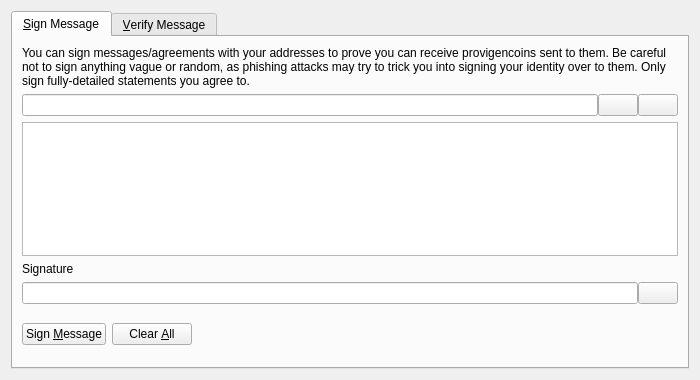
<?xml version="1.0" encoding="UTF-8"?>
<ui version="4.0">
 <class>SignVerifyMessageDialog</class>
 <widget class="QDialog" name="SignVerifyMessageDialog">
  <property name="geometry">
   <rect>
    <x>0</x>
    <y>0</y>
    <width>700</width>
    <height>380</height>
   </rect>
  </property>
  <property name="windowTitle">
   <string>Signatures - Sign / Verify a Message</string>
  </property>
  <property name="modal">
   <bool>true</bool>
  </property>
  <layout class="QVBoxLayout" name="verticalLayout">
   <item>
    <widget class="QTabWidget" name="tabWidget">
     <property name="currentIndex">
      <number>0</number>
     </property>
     <widget class="QWidget" name="tabSignMessage">
      <attribute name="title">
       <string>&amp;Sign Message</string>
      </attribute>
      <layout class="QVBoxLayout" name="verticalLayout_SM">
       <item>
        <widget class="QLabel" name="infoLabel_SM">
         <property name="text">
          <string>You can sign messages/agreements with your addresses to prove you can receive provigencoins sent to them. Be careful not to sign anything vague or random, as phishing attacks may try to trick you into signing your identity over to them. Only sign fully-detailed statements you agree to.</string>
         </property>
         <property name="textFormat">
          <enum>Qt::PlainText</enum>
         </property>
         <property name="wordWrap">
          <bool>true</bool>
         </property>
        </widget>
       </item>
       <item>
        <layout class="QHBoxLayout" name="horizontalLayout_1_SM">
         <property name="spacing">
          <number>0</number>
         </property>
         <item>
          <widget class="QValidatedLineEdit" name="addressIn_SM">
           <property name="toolTip">
            <string>The provigencoin address to sign the message with</string>
           </property>
          </widget>
         </item>
         <item>
          <widget class="QPushButton" name="addressBookButton_SM">
           <property name="toolTip">
            <string>Choose previously used address</string>
           </property>
           <property name="text">
            <string/>
           </property>
           <property name="icon">
            <iconset resource="../bitcoin.qrc">
             <normaloff>:/icons/address-book</normaloff>:/icons/address-book</iconset>
           </property>
           <property name="shortcut">
            <string>Alt+A</string>
           </property>
           <property name="autoDefault">
            <bool>false</bool>
           </property>
          </widget>
         </item>
         <item>
          <widget class="QPushButton" name="pasteButton_SM">
           <property name="toolTip">
            <string>Paste address from clipboard</string>
           </property>
           <property name="text">
            <string/>
           </property>
           <property name="icon">
            <iconset resource="../bitcoin.qrc">
             <normaloff>:/icons/editpaste</normaloff>:/icons/editpaste</iconset>
           </property>
           <property name="shortcut">
            <string>Alt+P</string>
           </property>
           <property name="autoDefault">
            <bool>false</bool>
           </property>
          </widget>
         </item>
        </layout>
       </item>
       <item>
        <widget class="QPlainTextEdit" name="messageIn_SM">
         <property name="toolTip">
          <string>Enter the message you want to sign here</string>
         </property>
        </widget>
       </item>
       <item>
        <widget class="QLabel" name="signatureLabel_SM">
         <property name="text">
          <string>Signature</string>
         </property>
         <property name="textFormat">
          <enum>Qt::PlainText</enum>
         </property>
        </widget>
       </item>
       <item>
        <layout class="QHBoxLayout" name="horizontalLayout_2_SM">
         <property name="spacing">
          <number>0</number>
         </property>
         <item>
          <widget class="QLineEdit" name="signatureOut_SM">
           <property name="font">
            <font>
             <italic>true</italic>
            </font>
           </property>
           <property name="readOnly">
            <bool>true</bool>
           </property>
          </widget>
         </item>
         <item>
          <widget class="QPushButton" name="copySignatureButton_SM">
           <property name="toolTip">
            <string>Copy the current signature to the system clipboard</string>
           </property>
           <property name="text">
            <string/>
           </property>
           <property name="icon">
            <iconset resource="../bitcoin.qrc">
             <normaloff>:/icons/editcopy</normaloff>:/icons/editcopy</iconset>
           </property>
           <property name="autoDefault">
            <bool>false</bool>
           </property>
          </widget>
         </item>
        </layout>
       </item>
       <item>
        <layout class="QHBoxLayout" name="horizontalLayout_3_SM">
         <item>
          <widget class="QPushButton" name="signMessageButton_SM">
           <property name="toolTip">
            <string>Sign the message to prove you own this provigencoin address</string>
           </property>
           <property name="text">
            <string>Sign &amp;Message</string>
           </property>
           <property name="icon">
            <iconset resource="../bitcoin.qrc">
             <normaloff>:/icons/edit</normaloff>:/icons/edit</iconset>
           </property>
           <property name="autoDefault">
            <bool>false</bool>
           </property>
          </widget>
         </item>
         <item>
          <widget class="QPushButton" name="clearButton_SM">
           <property name="toolTip">
            <string>Reset all sign message fields</string>
           </property>
           <property name="text">
            <string>Clear &amp;All</string>
           </property>
           <property name="icon">
            <iconset resource="../bitcoin.qrc">
             <normaloff>:/icons/remove</normaloff>:/icons/remove</iconset>
           </property>
           <property name="autoDefault">
            <bool>false</bool>
           </property>
          </widget>
         </item>
         <item>
          <spacer name="horizontalSpacer_1_SM">
           <property name="orientation">
            <enum>Qt::Horizontal</enum>
           </property>
           <property name="sizeHint" stdset="0">
            <size>
             <width>40</width>
             <height>48</height>
            </size>
           </property>
          </spacer>
         </item>
         <item>
          <widget class="QLabel" name="statusLabel_SM">
           <property name="font">
            <font>
             <weight>75</weight>
             <bold>true</bold>
            </font>
           </property>
           <property name="text">
            <string/>
           </property>
           <property name="wordWrap">
            <bool>true</bool>
           </property>
          </widget>
         </item>
         <item>
          <spacer name="horizontalSpacer_2_SM">
           <property name="orientation">
            <enum>Qt::Horizontal</enum>
           </property>
           <property name="sizeHint" stdset="0">
            <size>
             <width>40</width>
             <height>48</height>
            </size>
           </property>
          </spacer>
         </item>
        </layout>
       </item>
      </layout>
     </widget>
     <widget class="QWidget" name="tabVerifyMessage">
      <attribute name="title">
       <string>&amp;Verify Message</string>
      </attribute>
      <layout class="QVBoxLayout" name="verticalLayout_VM">
       <item>
        <widget class="QLabel" name="infoLabel_VM">
         <property name="text">
          <string>Enter the receiver's address, message (ensure you copy line breaks, spaces, tabs, etc. exactly) and signature below to verify the message. Be careful not to read more into the signature than what is in the signed message itself, to avoid being tricked by a man-in-the-middle attack. Note that this only proves the signing party receives with the address, it cannot prove sendership of any transaction!</string>
         </property>
         <property name="textFormat">
          <enum>Qt::PlainText</enum>
         </property>
         <property name="alignment">
          <set>Qt::AlignLeading|Qt::AlignLeft|Qt::AlignTop</set>
         </property>
         <property name="wordWrap">
          <bool>true</bool>
         </property>
        </widget>
       </item>
       <item>
        <layout class="QHBoxLayout" name="horizontalLayout_1_VM">
         <property name="spacing">
          <number>0</number>
         </property>
         <item>
          <widget class="QValidatedLineEdit" name="addressIn_VM">
           <property name="toolTip">
            <string>The provigencoin address the message was signed with</string>
           </property>
          </widget>
         </item>
         <item>
          <widget class="QPushButton" name="addressBookButton_VM">
           <property name="toolTip">
            <string>Choose previously used address</string>
           </property>
           <property name="text">
            <string/>
           </property>
           <property name="icon">
            <iconset resource="../bitcoin.qrc">
             <normaloff>:/icons/address-book</normaloff>:/icons/address-book</iconset>
           </property>
           <property name="shortcut">
            <string>Alt+A</string>
           </property>
           <property name="autoDefault">
            <bool>false</bool>
           </property>
          </widget>
         </item>
        </layout>
       </item>
       <item>
        <widget class="QPlainTextEdit" name="messageIn_VM"/>
       </item>
       <item>
        <widget class="QValidatedLineEdit" name="signatureIn_VM"/>
       </item>
       <item>
        <layout class="QHBoxLayout" name="horizontalLayout_2_VM">
         <item>
          <widget class="QPushButton" name="verifyMessageButton_VM">
           <property name="toolTip">
            <string>Verify the message to ensure it was signed with the specified provigencoin address</string>
           </property>
           <property name="text">
            <string>Verify &amp;Message</string>
           </property>
           <property name="icon">
            <iconset resource="../bitcoin.qrc">
             <normaloff>:/icons/transaction_0</normaloff>:/icons/transaction_0</iconset>
           </property>
           <property name="autoDefault">
            <bool>false</bool>
           </property>
          </widget>
         </item>
         <item>
          <widget class="QPushButton" name="clearButton_VM">
           <property name="toolTip">
            <string>Reset all verify message fields</string>
           </property>
           <property name="text">
            <string>Clear &amp;All</string>
           </property>
           <property name="icon">
            <iconset resource="../bitcoin.qrc">
             <normaloff>:/icons/remove</normaloff>:/icons/remove</iconset>
           </property>
           <property name="autoDefault">
            <bool>false</bool>
           </property>
          </widget>
         </item>
         <item>
          <spacer name="horizontalSpacer_1_VM">
           <property name="orientation">
            <enum>Qt::Horizontal</enum>
           </property>
           <property name="sizeHint" stdset="0">
            <size>
             <width>40</width>
             <height>48</height>
            </size>
           </property>
          </spacer>
         </item>
         <item>
          <widget class="QLabel" name="statusLabel_VM">
           <property name="font">
            <font>
             <weight>75</weight>
             <bold>true</bold>
            </font>
           </property>
           <property name="text">
            <string/>
           </property>
           <property name="wordWrap">
            <bool>true</bool>
           </property>
          </widget>
         </item>
         <item>
          <spacer name="horizontalSpacer_2_VM">
           <property name="orientation">
            <enum>Qt::Horizontal</enum>
           </property>
           <property name="sizeHint" stdset="0">
            <size>
             <width>40</width>
             <height>48</height>
            </size>
           </property>
          </spacer>
         </item>
        </layout>
       </item>
      </layout>
     </widget>
    </widget>
   </item>
  </layout>
 </widget>
 <customwidgets>
  <customwidget>
   <class>QValidatedLineEdit</class>
   <extends>QLineEdit</extends>
   <header>qt/qvalidatedlineedit.h</header>
  </customwidget>
 </customwidgets>
 <resources>
  <include location="../bitcoin.qrc"/>
 </resources>
 <connections/>
</ui>
